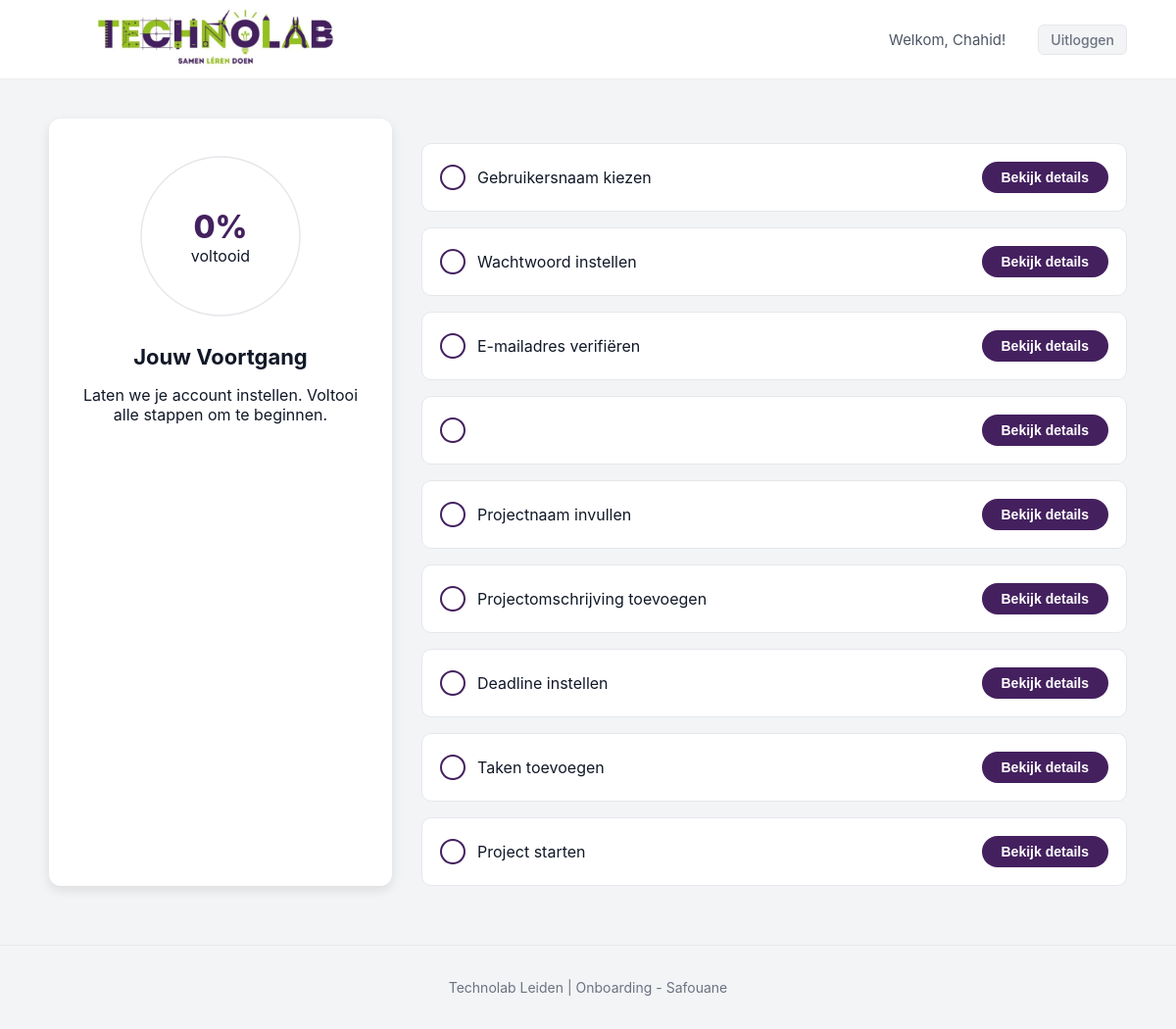
Page /root/onboarding.php (signed in) on the committed database.
### tables this page shows
CREATE TABLE `checklist_items` (
  `id` int(11) NOT NULL,
  `checklist_id` int(11) DEFAULT NULL,
  `title` varchar(255) DEFAULT NULL,
  `sort_order` int(11) DEFAULT NULL
);

### root/onboarding.php (the view, shortened to what this page needs)
<?php
require_once __DIR__ . '/../includes/db.php';
$userId = $_SESSION['user_id'];
$stmt = $pdo->prepare("
    SELECT ci.id, ci.title,
           IF(cp.completed IS NULL, 0, cp.completed) AS completed
    FROM checklist_items ci
    JOIN checklist_assignments ca ON ca.checklist_id = ci.checklist_id
    LEFT JOIN checklist_progress cp ON cp.checklist_item_id = ci.id AND cp.user_id = ?
    WHERE ca.user_id = ?
");
$stmt->execute([$userId, $userId]);
$items = $stmt->fetchAll();
?>
<!DOCTYPE html>
<html lang="nl">
<head>
    <link rel="stylesheet" href="../assets/css/onboarding.css" />
    <link rel="stylesheet" href="../assets/css/admin_nav.css" />
</head>
<body>
<div class="page">
    <header class="header">
        <nav class="nav">
            <div class="nav-left">
                <img src="../images/logo.jpg">
            </div>
            <div class="nav-right desktop-only">
                <span class="welcome">Welkom, <?php echo htmlspecialchars($_SESSION['username'] ?? 'Gebruiker'); ?>!</span>
                <a href="../auth/logout.php" class="logout-btn" onclick="showLogoutModal(event, '../auth/logout.php')">Uitloggen</a>
            </div>
        </nav>
    </header>
    <main class="main">
        <div class="layout">
            <div class="progress-card">
                <div class="progress-wrapper">
                    <svg viewBox="0 0 120 120">
                        <circle cx="60" cy="60" r="54" class="progress-bg"></circle>
                        <circle cx="60" cy="60" r="54" class="progress-bar"></circle>
                    </svg>
                    <div class="progress-center">
                        <span class="progress-num">0%</span>
                        <span class="progress-text">voltooid</span>
                    </div>
                </div>
                <div class="progress-info">
                    <h2>Jouw Voortgang</h2>
                    <p>Laten we je account instellen. Voltooi alle stappen om te beginnen.</p>
                </div>
            </div>
            <div class="checklist">
                <?php foreach($items as $item): ?>
                    <div class="checklist-item">
                        <div class="left">
                            <div class="circle"></div>
                            <span><?= ($item['title']) ?></span>
                        </div>
                        <button class="btn" >Bekijk details</button>
                    </div>
                <?php endforeach; ?>
            </div>
        </div>
    </main>
    <footer class="footer">
        <p> Technolab Leiden | Onboarding - Safouane</p>
    </footer>
</div>
</body>
</html>

### assets/css/onboarding.css (style rules this page uses)
body { margin: 0; font-family: "Inter", sans-serif; background: #F3F4F6; color: #111827; }
.page { min-height: 100vh; display: flex; flex-direction: column; }
.header { background: white; border-bottom: 1px solid #E5E7EB; }
.nav { max-width: 1100px; max-height: 40px; margin: auto; padding: 18px 20px; display: flex; justify-content: space-between; align-items: center; }
.nav-left { display: flex; align-items: center; gap: 10px; }
.nav-left img { width: 340px; height: 60px; border-radius: 8px; object-fit: cover; }
.nav-right { display: flex; align-items: center; gap: 15px; }
.welcome { font-size: 14px; color: #4B5563; }
.main { padding: 40px 20px 60px; flex-grow: 1; }
.layout { display: grid; grid-template-columns: 1fr; gap: 30px; max-width: 1100px; margin: auto; }
@media (min-width: 900px) { .layout { grid-template-columns: 350px 1fr; } }
.progress-card { background: white; padding: 30px; border-radius: 12px; box-shadow: 0 4px 12px rgba(0,0,0,0.1); position: sticky; top: 20px; }
.progress-wrapper { width: 180px; height: 180px; margin: auto; position: relative; }
.progress-center { position: absolute; inset: 0; display: flex; flex-direction: column; justify-content: center; align-items: center; }
.progress-num { font-size: 32px; font-weight: 800; color: #44205F; }
.progress-info { text-align: center; margin-top: 20px; }
.progress-info h2 { font-size: 22px; margin-bottom: 8px; }
.checklist { margin-top: 25px; display: flex; flex-direction: column; gap: 16px; }
.checklist-item { background: white; padding: 18px; border-radius: 10px; border: 1px solid #E5E7EB; display: flex; justify-content: space-between; align-items: center; transition: .2s; }
.left { display: flex; align-items: center; gap: 12px; }
.circle { width: 22px; height: 22px; border-radius: 50%; border: 2px solid #44205F; transition: 0.2s; }
.btn { background: #44205F; color: white; padding: 8px 20px; border-radius: 20px; font-size: 14px; font-weight: bold; cursor: pointer; border: none; transition: .2s; }
.footer { text-align: center; padding: 20px; font-size: 14px; color: #6B7280; border-top: 1px solid #E5E7EB; }
.header { background: #fff; padding: 20px 0; border-bottom: 1px solid #eee; }
.nav { max-width: 1100px; margin: auto; padding: 0 20px; display: flex; justify-content: space-between; align-items: center; }
.nav-right { color: #4B5563; font-size: 15px; }
.circle { width: 22px; height: 22px; border-radius: 50%; border: 2px solid #44205F; }
.btn { background: #44205F; color: white; padding: 8px 20px; border-radius: 20px; border: none; font-weight: 600; cursor: pointer; transition: .2s; }
.footer { text-align: center; padding: 20px; font-size: 14px; color: #6B7280; }
.logout-btn { background-color: #f3f4f6; color: #6b7280; border: 1px solid #e5e7eb; padding: 6px 12px; border-radius: 6px; font-size: 14px; font-weight: 500; transition: all 0.2s ease; text-decoration: none; margin-left: 10px; }
.welcome { margin-right: 8px; color: #4b5563; font-size: 15px; }

### rows in the picture
checklist_items: title "Gebruikersnaam kiezen"
checklist_items: title "Wachtwoord instellen"
checklist_items: title "E-mailadres verifiëren"
checklist_items: title "Projectnaam invullen"
checklist_items: title "Projectomschrijving toevoegen"
checklist_items: title "Deadline instellen"
checklist_items: title "Taken toevoegen"
checklist_items: title "Project starten"

### other values in the picture
$_SESSION['username'] "Chahid"
